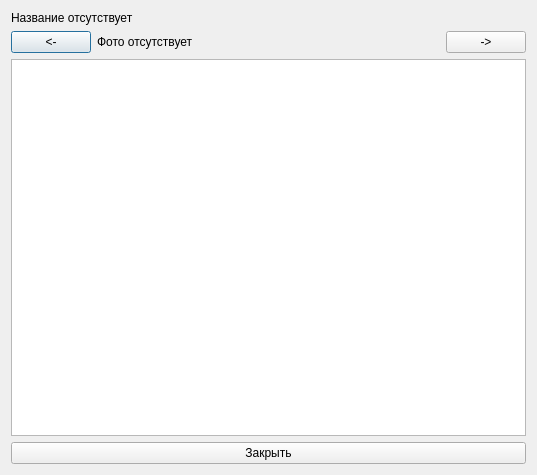
<?xml version="1.0" encoding="UTF-8"?>
<ui version="4.0">
 <class>Dialog</class>
 <widget class="QDialog" name="Dialog">
  <property name="geometry">
   <rect>
    <x>0</x>
    <y>0</y>
    <width>537</width>
    <height>475</height>
   </rect>
  </property>
  <property name="windowTitle">
   <string>Dialog</string>
  </property>
  <layout class="QVBoxLayout" name="verticalLayout">
   <item>
    <widget class="QLabel" name="title_lbl">
     <property name="text">
      <string>Название отсутствует</string>
     </property>
    </widget>
   </item>
   <item>
    <layout class="QHBoxLayout" name="horizontalLayout">
     <item>
      <widget class="QPushButton" name="left_btn">
       <property name="text">
        <string>&lt;-</string>
       </property>
      </widget>
     </item>
     <item>
      <widget class="QLabel" name="image_lbl">
       <property name="sizePolicy">
        <sizepolicy hsizetype="Expanding" vsizetype="Preferred">
         <horstretch>0</horstretch>
         <verstretch>0</verstretch>
        </sizepolicy>
       </property>
       <property name="text">
        <string>Фото отсутствует</string>
       </property>
      </widget>
     </item>
     <item>
      <widget class="QPushButton" name="right_btn">
       <property name="text">
        <string>-&gt;</string>
       </property>
      </widget>
     </item>
    </layout>
   </item>
   <item>
    <widget class="QTextBrowser" name="desc_browser"/>
   </item>
   <item>
    <widget class="QPushButton" name="close_btn">
     <property name="text">
      <string>Закрыть</string>
     </property>
    </widget>
   </item>
  </layout>
 </widget>
 <resources/>
 <connections/>
</ui>
